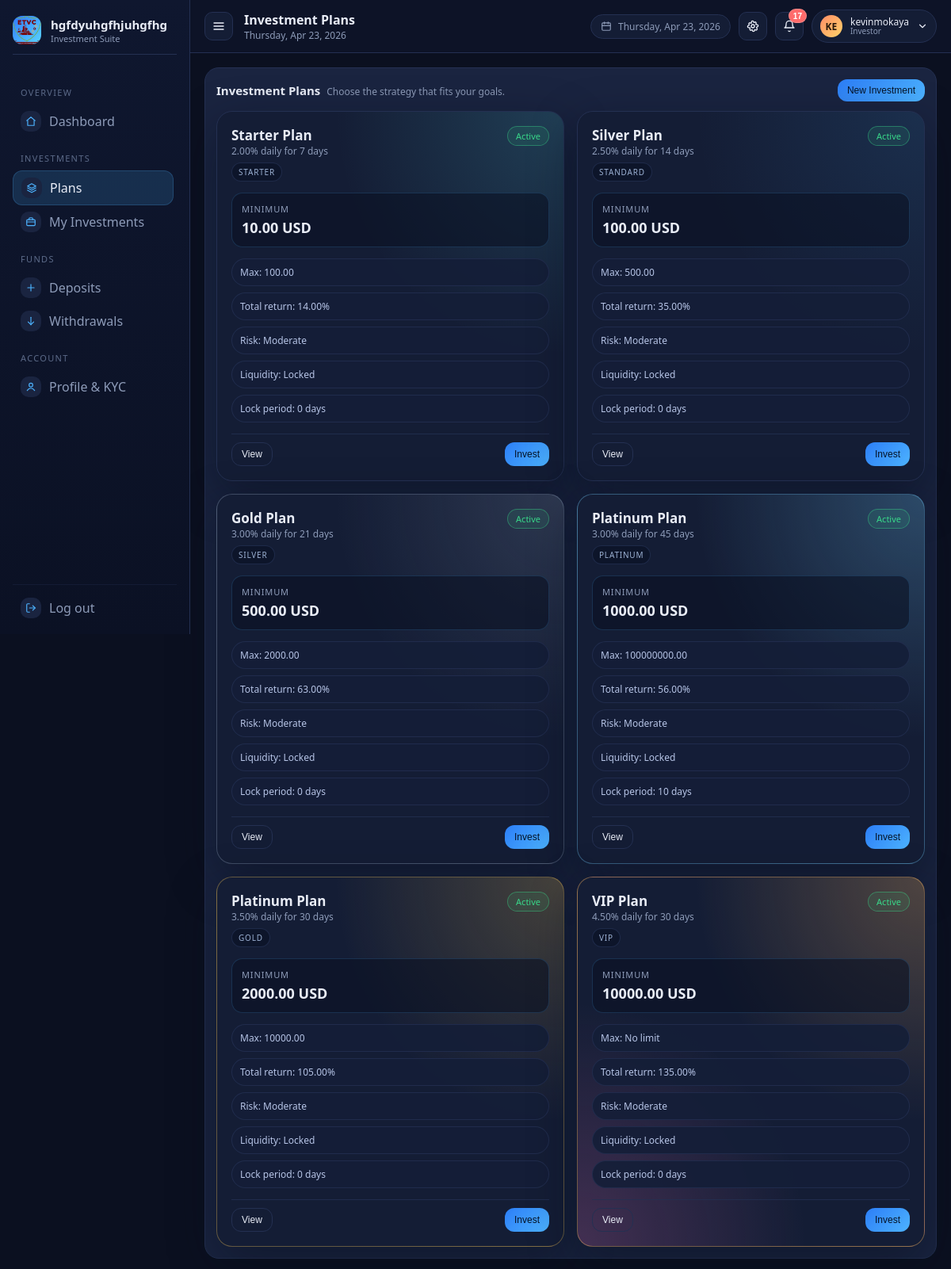
/plans/ (signed in), run on the app's committed database.
### settingsconfig/models.py (models this page shows, shortened)
class SystemSetting(models.Model):
    key = models.CharField(max_length=100, unique=True)
    value = models.JSONField()
    updated_at = models.DateTimeField(auto_now=True)

### investments/models.py (models this page shows, shortened)
class InvestmentPlan(models.Model):
    RISK_CHOICES = [
        ('low', 'Low'),
        ('moderate', 'Moderate'),
        ('high', 'High'),
        ('aggressive', 'Aggressive'),
    ]
    PAYOUT_CHOICES = [
        ('daily', 'Daily'),
        ('weekly', 'Weekly'),
        ('monthly', 'Monthly'),
    ]
    LIQUIDITY_CHOICES = [
        ('locked', 'Locked'),
        ('partial', 'Partial'),
        ('flexible', 'Flexible'),
    ]
    LOCK_CHOICES = [
        (0, 'No lock'),
        (7, '7 days'),
        (14, '14 days'),
        (30, '30 days'),
        (60, '60 days'),
        (90, '90 days'),
        (180, '180 days'),
    ]
    TIER_CHOICES = [
        ('standard', 'Standard'),
        ('starter', 'Starter'),
        ('basic', 'Basic'),
        ('silver', 'Silver'),
        ('gold', 'Gold'),
        ('platinum', 'Platinum'),
        ('premium', 'Premium'),
        ('vip', 'VIP'),
    ]
    name = models.CharField(max_length=100)
    plan_tier = models.CharField(max_length=20, choices=TIER_CHOICES, default='standard')
    min_amount = models.DecimalField(max_digits=12, decimal_places=2)
    max_amount = models.DecimalField(max_digits=12, decimal_places=2, null=True, blank=True)
    daily_roi = models.DecimalField(max_digits=5, decimal_places=2)
    duration_days = models.IntegerField()
    total_return = models.DecimalField(max_digits=6, decimal_places=2)
    description = models.TextField(blank=True, default='')
    risk_level = models.CharField(max_length=20, choices=RISK_CHOICES, default='moderate')
    payout_frequency = models.CharField(max_length=20, choices=PAYOUT_CHOICES, default='daily')
    liquidity_terms = models.CharField(max_length=40, choices=LIQUIDITY_CHOICES, default='locked')
    lock_period_days = models.IntegerField(choices=LOCK_CHOICES, default=0)
    management_fee_pct = models.DecimalField(max_digits=5, decimal_places=2, default=Decimal('0'))
    capital_protection = models.BooleanField(default=True)
    early_withdrawal_fee_pct = models.DecimalField(max_digits=5, decimal_places=2, default=Decimal('0'))
    is_active = models.BooleanField(default=True)
    def __str__(self) -> str:
        return self.name
    def theme_class(self) -> str:
        value = (self.plan_tier or self.name or '').lower()
        if 'vip' in value:
            return 'tier-vip'
        if 'premium' in value:
            return 'tier-premium'
        if 'platinum' in value:
            return 'tier-platinum'
        if 'gold' in value:
            return 'tier-gold'
        if 'silver' in value:
            return 'tier-silver'
        if 'starter' in value:
            return 'tier-starter'
        if 'basic' in value:
            return 'tier-basic'
        return 'tier-standard'

### investments/views.py (the view, shortened to what this page needs)
# urls.py: path('plans/', PlanListView.as_view(), name='plans'),
class PlanListView(LoginRequiredMixin, ListView):
    template_name = 'plans.html'
    model = InvestmentPlan
    context_object_name = 'plans'
    paginate_by = 12
    def get_queryset(self):
        return InvestmentPlan.objects.filter(is_active=True).order_by('min_amount')
    def get_context_data(self, **kwargs):
        context = super().get_context_data(**kwargs)
        context['plan_form'] = InvestmentPlanForm()
        context['create_form'] = CreateInvestmentForm(user=self.request.user)
        context['open_plan_modal'] = False
        context['open_investment_modal'] = False
        wallet = Wallet.objects.filter(
            user=self.request.user,
            wallet_type__in=['primary', 'trading'],
            is_active=True,
        ).order_by('-is_default', 'created_at').first()
        if wallet:
            context['create_form'].fields['amount'].widget.attrs['data-available'] = str(wallet.total_balance)
        return context

### accounts/context_processors.py (called while the page is built)
def notifications(request):
    if request.user.is_authenticated:
        unread_qs = Notification.objects.filter(user=request.user, is_read=False).order_by('-created_at')
        items = unread_qs[:8]
        unread = unread_qs.count()
        return {'NOTIFICATIONS': items, 'NOTIF_UNREAD': unread}
    return {'NOTIFICATIONS': [], 'NOTIF_UNREAD': 0}

### kyc/context_processors.py (called while the page is built)
def kyc_status(request):
    if request.user.is_authenticated:
        profile = KYCProfile.objects.filter(user=request.user).first()
        return {'KYC_PROFILE': profile}
    return {'KYC_PROFILE': None}

### wallets/context_processors.py (called while the page is built)
def wallet_summary(request):
    if request.user.is_authenticated:
        wallet = get_primary_wallet(request.user)
        wallets = Wallet.objects.filter(user=request.user).order_by('-is_default', 'created_at')
        return {'WALLET_SUMMARY': wallet, 'WALLETS': wallets}
    return {'WALLET_SUMMARY': None, 'WALLETS': []}

### wallets/models.py (called while the page is built)
    @property
    def total_balance(self) -> Decimal:
        return self.main_balance + self.bonus_balance + self.profit_balance

### wallets/services.py (called while the page is built)
def get_primary_wallet(user) -> Wallet | None:
    wallet = Wallet.objects.filter(user=user, wallet_type='primary').first()
    if wallet:
        return wallet
    try:
        return create_primary_wallet(user)
    except Exception:
        return None

### templates/plans.html (shortened to what this page needs)
{% extends "base.html" %}
{% load static %}
{% block content %}
<div class="section-card">
  <div class="section-header">
    <div>
      <div class="section-title">Investment Plans</div>
      <div class="card-muted">Choose the strategy that fits your goals.</div>
    </div>
    <div class="section-actions">
      <button class="btn primary" data-modal-open="#investmentModal" type="button">New Investment</button>
    </div>
  </div>
  <div class="plan-grid">
    {% for plan in plans %}
      <div class="plan-card {{ plan.theme_class }}">
        <div class="plan-header">
          <div>
            <div class="plan-title">{{ plan.name }}</div>
            <div class="plan-subtitle">{{ plan.daily_roi }}% daily for {{ plan.duration_days }} days</div>
            <div class="plan-tier">{{ plan.get_plan_tier_display }}</div>
          </div>
          {% if plan.is_active %}
            <span class="plan-pill">Active</span>
          {% else %}
            <span class="plan-pill muted">Paused</span>
          {% endif %}
        </div>
        <div class="plan-amount">
          <div class="plan-amount-label">Minimum</div>
          <div class="plan-amount-value">{{ plan.min_amount }} {{ SYSTEM_SETTINGS.CURRENCY|default:'USD' }}</div>
        </div>
        <div class="plan-metrics">
          <div class="plan-metric">Max: {% if plan.max_amount %}{{ plan.max_amount }}{% else %}No limit{% endif %}</div>
          <div class="plan-metric">Total return: {{ plan.total_return }}%</div>
          <div class="plan-metric">Risk: {{ plan.risk_level }}</div>
          <div class="plan-metric">Liquidity: {{ plan.liquidity_terms }}</div>
          <div class="plan-metric">Lock period: {{ plan.lock_period_days }} days</div>
        </div>
        <div class="plan-footer">
          <button class="btn ghost" data-modal-open="#planView{{ plan.id }}" type="button">View</button>
          <button class="btn primary" data-modal-open="#investmentModal" data-plan-id="{{ plan.id }}" type="button">Invest</button>
        </div>
      </div>
    {% empty %}
      <div class="empty-state">No plans available yet.</div>
    {% endfor %}
  </div>
</div>
{% endblock %}

### templates/base.html (shortened to what this page needs)
{% load static %}
<!DOCTYPE html>
<html lang="en">
<head>
  <link rel="stylesheet" href="{% static 'css/app.css' %}" />
</head>
<body>
  <div class="app-shell">
    {% include "partials/sidebar.html" %}
    <div class="app-main">
      {% include "partials/topbar.html" %}
      <main class="content">
        {% block content %}{% endblock %}
      </main>
    </div>
  </div>
</body>
</html>

### templates/partials/sidebar.html (shortened to what this page needs)
{% with current=request.resolver_match.url_name %}
<aside class="sidebar">
  <div class="sidebar-brand sidebar-header">
    <div class="brand-mark">
      {% if SYSTEM_SETTINGS.SITE_LOGO %}
        <img class="brand-logo" src="{{ SYSTEM_SETTINGS.SITE_LOGO }}" alt="{{ SYSTEM_SETTINGS.PROJECT_NAME|default:'Invest Platform' }}" />
      {% else %}
        <svg class="icon lg"><use href="#icon-layers"></use></svg>
      {% endif %}
    </div>
    <div class="brand-text">
      <div class="brand-title">{{ SYSTEM_SETTINGS.PROJECT_NAME|default:'Invest Platform' }}</div>
      <div class="brand-subtitle">{{ SYSTEM_SETTINGS.SITE_TAGLINE|default:'Investment Suite' }}</div>
    </div>
  </div>
  <div class="sidebar-scroll">
    <div class="nav-section">
      <div class="nav-section-title">Overview</div>
      <a class="nav-item {% if current == 'dashboard' %}active{% endif %}" href="{% url 'dashboard' %}">
        <span class="nav-icon"><svg class="icon sm"><use href="#icon-home"></use></svg></span>
        <span>Dashboard</span>
      </a>
    </div>
    <div class="nav-section">
      <div class="nav-section-title">Investments</div>
      <a class="nav-item {% if current == 'plans' %}active{% endif %}" href="{% url 'plans' %}">
        <span class="nav-icon"><svg class="icon sm"><use href="#icon-layers"></use></svg></span>
        <span>Plans</span>
      </a>
      <a class="nav-item {% if current == 'my_investments' %}active{% endif %}" href="{% url 'my_investments' %}">
        <span class="nav-icon"><svg class="icon sm"><use href="#icon-briefcase"></use></svg></span>
        <span>My Investments</span>
      </a>
    </div>
    <div class="nav-section">
      <div class="nav-section-title">Funds</div>
      <a class="nav-item {% if current == 'deposit_list' %}active{% endif %}" href="{% url 'deposit_list' %}">
        <span class="nav-icon"><svg class="icon sm"><use href="#icon-plus"></use></svg></span>
        <span>Deposits</span>
      </a>
      <a class="nav-item {% if current == 'withdrawal_list' %}active{% endif %}" href="{% url 'withdrawal_list' %}">
        <span class="nav-icon"><svg class="icon sm"><use href="#icon-arrow-down"></use></svg></span>
        <span>Withdrawals</span>
      </a>
    </div>
    <div class="nav-section">
      <div class="nav-section-title">Account</div>
      <a class="nav-item {% if current == 'profile' %}active{% endif %}" href="{% url 'profile' %}">
        <span class="nav-icon"><svg class="icon sm"><use href="#icon-user"></use></svg></span>
        <span>Profile & KYC</span>
      </a>
    </div>
  </div>
  <div class="nav-section session-section sidebar-footer">
    <a class="nav-item" href="{% url 'logout' %}">
      <span class="nav-icon"><svg class="icon sm"><use href="#icon-log-out"></use></svg></span>
      <span>Log out</span>
    </a>
  </div>
</aside>
{% endwith %}

### templates/partials/topbar.html (shortened to what this page needs)
{% with current=request.resolver_match.url_name %}
<header class="topbar">
  <div class="topbar-left">
    <button class="sidebar-toggle icon-btn" data-sidebar-toggle type="button" aria-label="Toggle menu">
      <svg class="icon"><use href="#icon-menu"></use></svg>
    </button>
    <div class="page-titles">
      <div class="page-title">
        {% if current == 'dashboard' %}Dashboard
        {% elif current == 'plans' %}Investment Plans
        {% elif current == 'my_investments' %}My Investments
        {% elif current == 'deposit_list' %}Deposits
        {% elif current == 'withdrawal_list' %}Withdrawals
        {% elif current == 'profile' %}Profile & KYC
        {% elif current == 'notifications' %}Notifications
        {% elif current == 'admin_dashboard' %}Admin Dashboard
        {% elif current == 'admin_operations' %}Admin Operations
        {% else %}Dashboard{% endif %}
      </div>
      <div class="page-subtitle">{% now "l, M d, Y" %}</div>
    </div>
  </div>
  <div class="topbar-actions">
    <div class="date-chip">
      <svg class="icon sm"><use href="#icon-calendar"></use></svg>
      <span>{% now "l, M d, Y" %}</span>
    </div>
    <button class="icon-btn" type="button" title="Settings">
      <svg class="icon"><use href="#icon-settings"></use></svg>
    </button>
    <div class="notif-wrap" data-notif-wrap>
      <button class="icon-btn notif-btn" type="button" title="Notifications" data-notif-toggle>
        <svg class="icon"><use href="#icon-bell"></use></svg>
        {% if NOTIF_UNREAD %}
          <span class="notif-badge" data-notif-badge>{{ NOTIF_UNREAD }}</span>
        {% else %}
          <span class="notif-badge" data-notif-badge style="display:none;">0</span>
        {% endif %}
      </button>
    </div>
    <div class="user-menu">
      <div class="avatar">{{ request.user.username|default:'U'|slice:':2'|upper }}</div>
      <div class="user-meta">
        <div class="user-name">{{ request.user.username }}</div>
        <div class="user-role">{% if request.user.is_staff %}Super Admin{% else %}Investor{% endif %}</div>
      </div>
      <svg class="icon sm"><use href="#icon-chevron-down"></use></svg>
    </div>
  </div>
</header>
{% endwith %}

### data on the page
SystemSetting: PROJECT_NAME "hgfdyuhgfhjuhgfhg"
SystemSetting: SITE_TAGLINE "Investment Suite"
InvestmentPlan: name "Starter Plan", daily_roi "2.00", duration_days "7", plan_tier "STARTER", is_active "Active", min_amount "10.00", max_amount "100.00", total_return "14.00", risk_level "Moderate", liquidity_terms "Locked", lock_period_days "0"
SystemSetting: CURRENCY "USD"
InvestmentPlan: name "Silver Plan", daily_roi "2.50", duration_days "14", plan_tier "STANDARD", is_active "Active", min_amount "100.00", max_amount "500.00", total_return "35.00", risk_level "Moderate", liquidity_terms "Locked", lock_period_days "0"
InvestmentPlan: name "Gold Plan", daily_roi "3.00", duration_days "21", plan_tier "SILVER", is_active "Active", min_amount "500.00", max_amount "2000.00", total_return "63.00", risk_level "Moderate", liquidity_terms "Locked", lock_period_days "0"
InvestmentPlan: name "Platinum Plan", daily_roi "3.00", duration_days "45", plan_tier "PLATINUM", is_active "Active", min_amount "1000.00", max_amount "100000000.00", total_return "56.00", risk_level "Moderate", liquidity_terms "Locked", lock_period_days "10"
InvestmentPlan: name "Platinum Plan", daily_roi "3.50", duration_days "30", plan_tier "GOLD", is_active "Active", min_amount "2000.00", max_amount "10000.00", total_return "105.00", risk_level "Moderate", liquidity_terms "Locked", lock_period_days "0"
InvestmentPlan: name "VIP Plan", daily_roi "4.50", duration_days "30", plan_tier "VIP", is_active "Active", min_amount "10000.00", shows "No limit", total_return "135.00", risk_level "Moderate", liquidity_terms "Locked", lock_period_days "0"

### other printed values
{{ NOTIF_UNREAD }} "17"
{{ request.user.username|default:'U'|slice:':2'|upper }} "KE"
{{ request.user.username }} "kevinmokaya"
